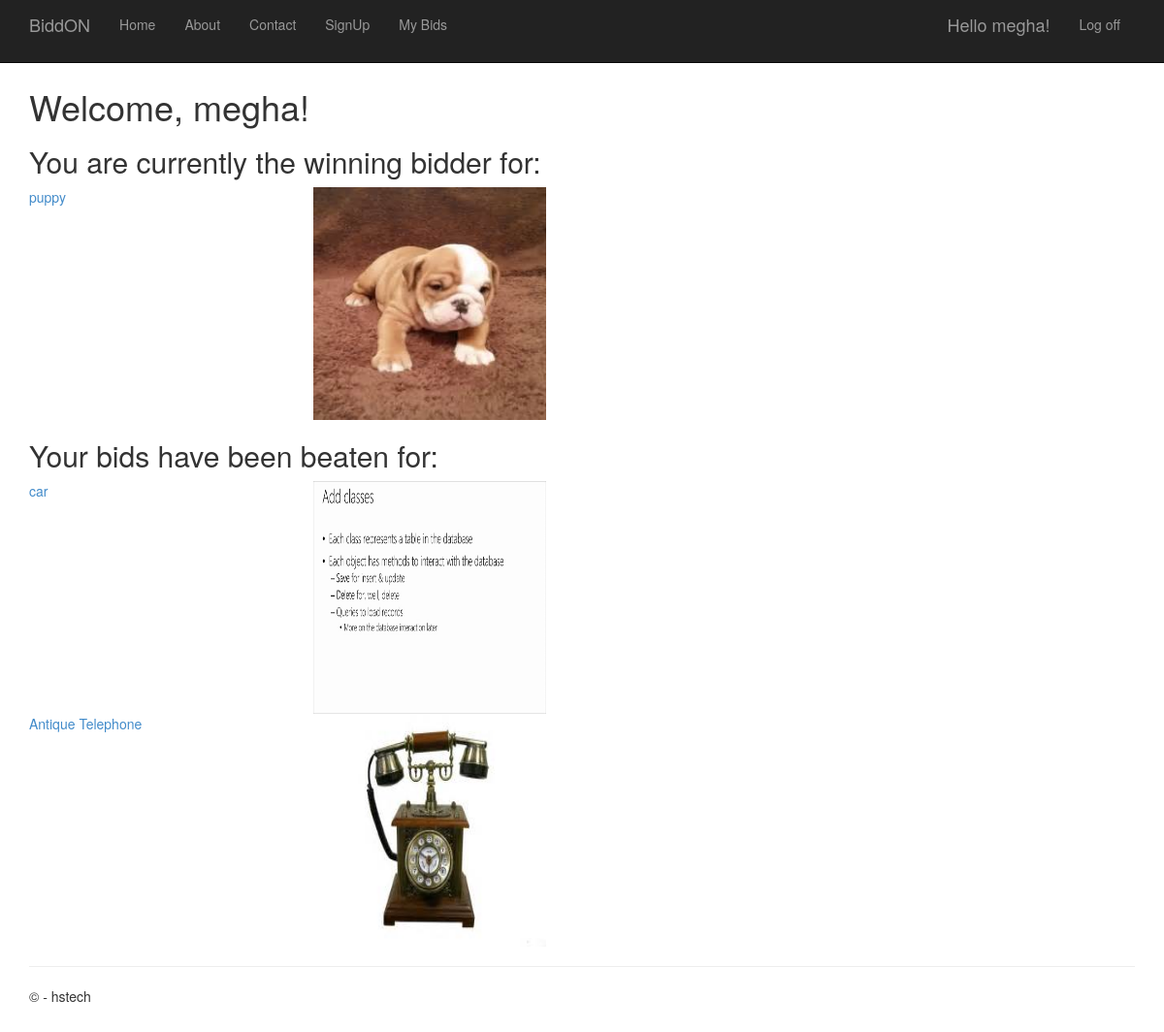
The page /me/ (signed in) on the database its author committed.
### app/models.py (models this page shows, shortened)
class Item(models.Model):
    name = models.CharField(max_length = 30)
    description = models.TextField()
    image = models.ImageField(upload_to='media/')
    category = models.CharField(max_length=100)
    ask = models.DecimalField(default=0, max_digits=6, decimal_places=2)
    created_at = models.DateTimeField(default=datetime.now, blank=True)
    closes = models.DateTimeField()
    def get_winner(self):
        bids = Bid.objects.filter(item=self).order_by('-price', 'created_at')
        if bids:
            return bids[0].user
        else:
            return None

### app/views.py (the view)
# urls.py: url(r'me/$', app.views.me, name='me'),
@login_required(redirect_field_name='login', login_url='login/')
def me(request):
		all_items = Item.objects.all()
		winning_items = []
		beaten_items = []
		for item in all_items:
			try:
				Bid.objects.get(user=request.user, item=item)
			except Bid.DoesNotExist:
				continue
			if item.get_winner() == request.user:
				winning_items.append(item)
			else:
				beaten_items.append(item)
		return render(request, 'app/me.html', {
			'winning_items': winning_items,
			'beaten_items': beaten_items
		})

### app/templates/app/me.html (shortened to what this page needs)
﻿{% extends "app/layout.html" %}
{% block content %}
<h1>Welcome, {{ user }}!</h1>
<h2>You are currently the winning bidder for:</h2>
{% if winning_items %}
	<div id="listing">
	{% for item in winning_items %}
		<div class="row">
                <div class="col-md-3">
                <a href="/items/{{item.id}}">
                    {{item.name}}
                </a>
                </div>
                <div class="col-md-3">
                    <img src="{{ item.image.url }}" width="240" height="240">
                </div>
             </div>
	{% endfor %}
	</div>
{% else %}
	Nothing right now!
{% endif %}
<h2>Your bids have been beaten for:</h2>
{% if beaten_items %}
	<div id="listing">
	{% for item in beaten_items %}
		<div class="row">
                <div class="col-md-3">
                <a href="/items/{{item.id}}">
                    {{item.name}}
                </a>
                </div>
                <div class="col-md-3">
                    <img src="{{ item.image.url }}" width="240" height="240">
                </div>
             </div>
	{% endfor %}
	</div>
{% else %}
	Nothing right now!
{% endif %}
{% endblock %}

### app/templates/app/layout.html (shortened to what this page needs)
﻿<!DOCTYPE html>
<html>
<head>
    {% load staticfiles %}
    <link rel="stylesheet" type="text/css" href="{% static 'app/content/bootstrap.min.css' %}" />
    <link rel="stylesheet" type="text/css" href="{% static 'app/content/site.css' %}" />
</head>
<body>
    <div class="navbar navbar-inverse navbar-fixed-top">
        <div class="container">
            <div class="navbar-header">
                <a href="/" class="navbar-brand">BiddON</a>
            </div>
            <div class="navbar-collapse collapse">
                <ul class="nav navbar-nav">
                    <li><a href="{% url 'home' %}">Home</a></li>
                    <li><a href="{% url 'about' %}">About</a></li>
                    <li><a href="{% url 'contact' %}">Contact</a></li>
                    <li><a href="{% url 'create_user' %}">SignUp</a></li>
                    <li><a href="{% url 'me' %}">My Bids</a></li>
                </ul>
                {% include 'app/loginpartial.html' %}
            </div>
        </div>
    </div>
    <div class="container body-content">
{% block content %}{% endblock %}
        <hr/>
        <footer>
            <p>&copy; {{ year }} - hstech</p>
        </footer>
    </div>
</body>
</html>

### app/templates/app/loginpartial.html (shortened to what this page needs)
{% if user.is_authenticated %}
<form id="logoutForm" action="/logout" method="post" class="navbar-right">
    <ul class="nav navbar-nav navbar-right">
        <li><span class="navbar-brand">Hello {{ user.username }}!</span></li>
        <li><a href="javascript:document.getElementById('logoutForm').submit()">Log off</a></li>
    </ul>
</form>
{% else %}
<ul class="nav navbar-nav navbar-right">
    <li><a href="{% url 'login' %}">Log in</a></li>
</ul>
{% endif %}

### app/static/app/content/site.css (style rules this page uses)
body { padding-top: 50px; padding-bottom: 20px; }
.body-content { padding-left: 15px; padding-right: 15px; }

### rows shown on the page
Item: name "puppy", image (picture)
Item: name "car", image (picture)
Item: name "Antique Telephone", image (picture)

### other values the page prints
{{ user.username }} "megha"
{{ user }} "megha"
